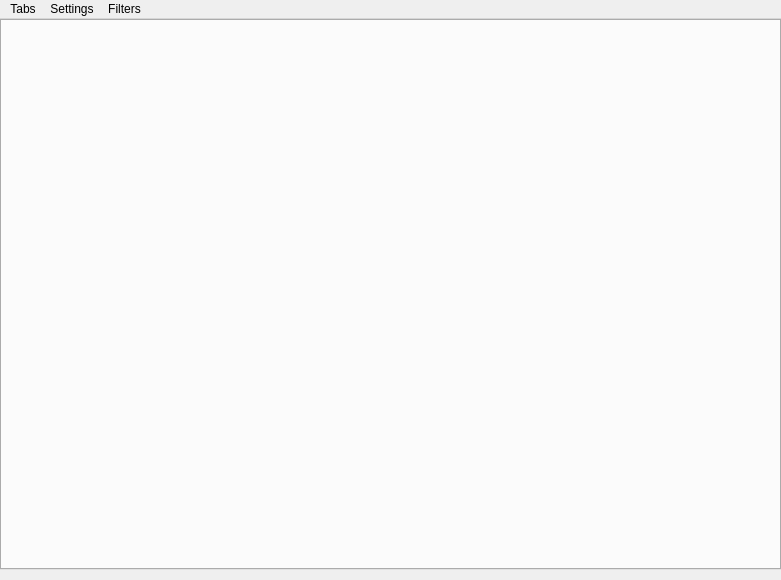
<?xml version="1.0" encoding="UTF-8"?>
<ui version="4.0">
 <class>MainWindow</class>
 <widget class="QMainWindow" name="MainWindow">
  <property name="geometry">
   <rect>
    <x>0</x>
    <y>0</y>
    <width>781</width>
    <height>580</height>
   </rect>
  </property>
  <property name="sizePolicy">
   <sizepolicy hsizetype="Fixed" vsizetype="Fixed">
    <horstretch>0</horstretch>
    <verstretch>0</verstretch>
   </sizepolicy>
  </property>
  <property name="windowTitle">
   <string>MainWindow</string>
  </property>
  <widget class="QWidget" name="centralwidget">
   <widget class="QTabWidget" name="tabWidget">
    <property name="geometry">
     <rect>
      <x>0</x>
      <y>0</y>
      <width>781</width>
      <height>551</height>
     </rect>
    </property>
    <property name="currentIndex">
     <number>-1</number>
    </property>
    <property name="tabsClosable">
     <bool>true</bool>
    </property>
   </widget>
  </widget>
  <widget class="QMenuBar" name="menubar">
   <property name="geometry">
    <rect>
     <x>0</x>
     <y>0</y>
     <width>781</width>
     <height>25</height>
    </rect>
   </property>
   <widget class="QMenu" name="menuMenu1">
    <property name="title">
     <string>Settings</string>
    </property>
    <widget class="QMenu" name="menuChooseTime">
     <property name="enabled">
      <bool>false</bool>
     </property>
     <property name="title">
      <string>Choose time</string>
     </property>
     <addaction name="actionSendUTCTime"/>
     <addaction name="actionSendLocalTime"/>
    </widget>
    <addaction name="actionNativeMode"/>
    <addaction name="separator"/>
    <addaction name="actionSendTime"/>
    <addaction name="menuChooseTime"/>
    <addaction name="separator"/>
   </widget>
   <widget class="QMenu" name="menuNew_tab">
    <property name="title">
     <string>Tabs</string>
    </property>
    <addaction name="actionNewTab"/>
    <addaction name="actionLoggerWindow"/>
   </widget>
   <widget class="QMenu" name="menuFilters">
    <property name="title">
     <string>Filters</string>
    </property>
    <addaction name="actionDisableAllSignals"/>
    <addaction name="actionEnableAllSignals"/>
   </widget>
   <addaction name="menuNew_tab"/>
   <addaction name="menuMenu1"/>
   <addaction name="menuFilters"/>
  </widget>
  <action name="actionNativeMode">
   <property name="checkable">
    <bool>true</bool>
   </property>
   <property name="text">
    <string>Native unit mode</string>
   </property>
  </action>
  <action name="actionSendUTCTime">
   <property name="checkable">
    <bool>true</bool>
   </property>
   <property name="checked">
    <bool>true</bool>
   </property>
   <property name="text">
    <string>UTC</string>
   </property>
  </action>
  <action name="actionSendLocalTime">
   <property name="checkable">
    <bool>true</bool>
   </property>
   <property name="text">
    <string>Local time</string>
   </property>
  </action>
  <action name="actionSendTime">
   <property name="checkable">
    <bool>true</bool>
   </property>
   <property name="text">
    <string>Send time</string>
   </property>
  </action>
  <action name="actionNewTab">
   <property name="text">
    <string>New tab</string>
   </property>
  </action>
  <action name="actionLoggerWindow">
   <property name="checkable">
    <bool>true</bool>
   </property>
   <property name="text">
    <string>Logger window</string>
   </property>
  </action>
  <action name="actionDisableAllSignals">
   <property name="text">
    <string>Disable all signals</string>
   </property>
  </action>
  <action name="actionEnableAllSignals">
   <property name="text">
    <string>Enable all signals</string>
   </property>
  </action>
 </widget>
 <resources/>
 <connections/>
</ui>
